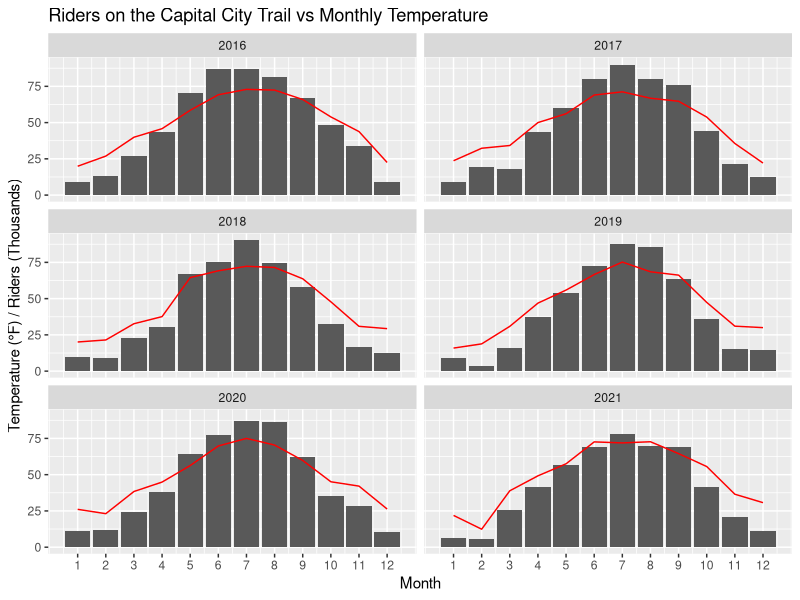
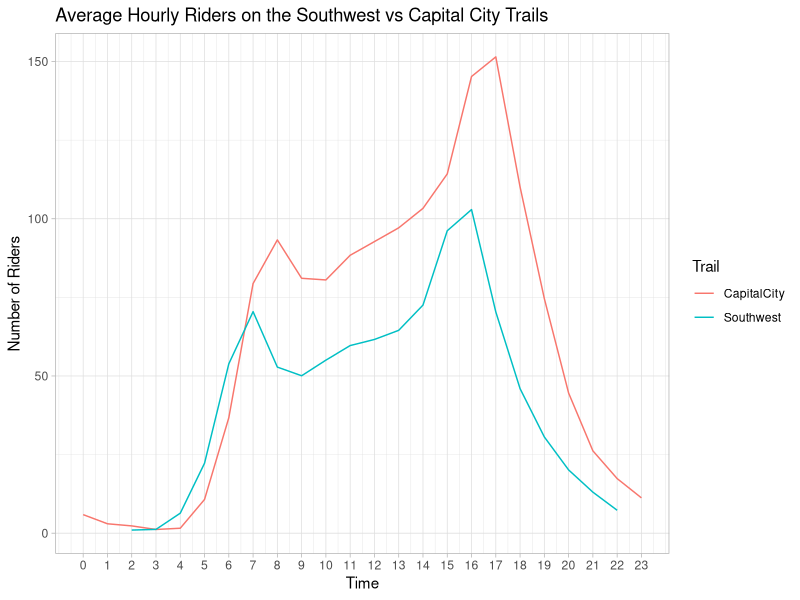

Write R code to recreate these figures, in order.
## ---- chunk 1
knitr::opts_chunk$set(echo = TRUE)
library(tidyverse)
library(lubridate)
## ---- chunk 2
city <- read_csv("data/Eco-Totem_Capital_City_Trail_Bike_Counts.csv") %>% 
  mutate(Count_Date = parse_date_time(Count_Date, "mdy HM"),
         Date = date(Count_Date),
         Time = hour(Count_Date)) %>% 
  select(Date, Time, Count)

sw <- read_csv("data/Eco-Totem_Southwest_Path_Bike_Counts.csv") %>% 
    mutate(Count_Date = parse_date_time(Count_Date, "mdy HM"),
         Date = date(Count_Date),
         Time = hour(Count_Date)) %>% 
  select(Date, Time, Count)

temp <- read_csv("data/madison-weather-data.csv")
## ---- chunk 3
sum_city <- city %>% 
  mutate(m = month.abb[month(Date)],
         y = year(Date)) %>% 
  group_by(y, m) %>% 
  summarise(count = sum(Count), x = mean(month(Date)))

temp2 <- temp %>%
  rename(y = year) %>% 
  pivot_longer(Jan:Dec, names_to = "m", values_to = "temp")

df <- merge(temp2, sum_city) %>% 
  filter(y > 2015) %>%
  arrange(x)
  

ggplot(data = df) +
  geom_col(aes(x = x, y = count/1000)) + 
  geom_line(aes(x = x, y = temp, group = y), color = "red") +
  facet_wrap(~y, ncol = 2) +
  scale_x_continuous(breaks = 1:12) +
  labs(
    title = "Riders on the Capital City Trail vs Monthly Temperature",
    x = "Month",
    y = "Temperature (°F) / Riders (Thousands)"
  )
## ---- chunk 4
timez <- city %>% 
  rename(city_count = Count) %>% 
  merge(sw) %>% 
  group_by(Time) %>% 
  summarise(CapitalCity = mean(city_count), Southwest = mean(Count)) %>% 
  pivot_longer(CapitalCity:Southwest, names_to = "trail", values_to = "count")

ggplot(timez) +
  geom_line(aes(x = Time, y = count, color = trail)) +
  labs(
    title = "Average Hourly Riders on the Southwest vs Capital City Trails",
    y = "Number of Riders",
    color = "Trail"
  ) +
  scale_x_continuous(breaks = 0:23) +
  theme_light()
